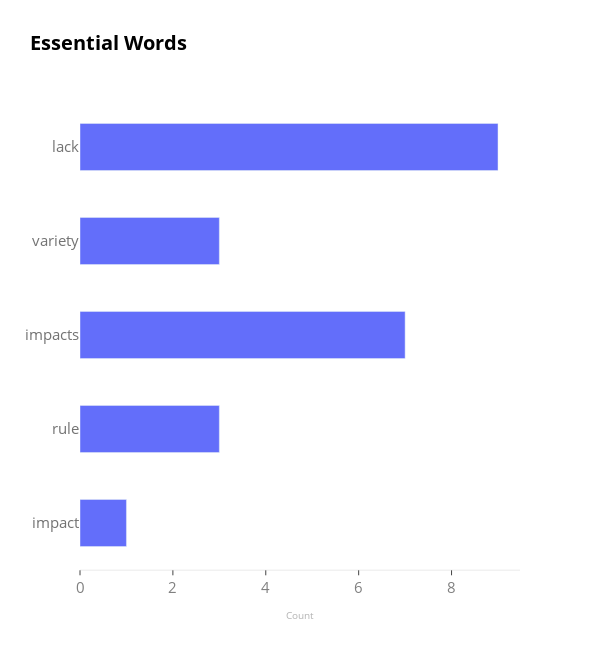

Write notebook code for a chart like this one.
### Code cell
fig = go.Figure(go.Bar(
            x=data2['Count'].to_list(),
            y=data2['Word'].to_list(),
            width=0.5,
            orientation='h'))
fig.update_xaxes(
    showgrid=True,
    ticks="outside",
    ticklen=5
)
fig.update_layout(
    title_text='<b>Essential Words</b>',
    title_font_color = "Black",
    title_font_size = 20,
    autosize = False,
    hoverlabel_align = 'right',
    paper_bgcolor='rgba(0,0,0,0)',
    plot_bgcolor='rgba(0,0,0,0)',
    width = 600,
    height = 650,
            font= dict(
    family="Open Sans",
    size=15,
    color = "grey"
),
    yaxis = dict(
       #title_text = "Delivery Challenge",
       #titlefont = dict(size = 15, f1mily = "Open Sans"),
       autorange="reversed",
    showticklabels=True,
    showgrid = False,
    color="rgb(115, 115, 115)"),
    xaxis = dict(
        title_text = "Count",showticklabels=True,
                titlefont = dict(size = 10, family = "Open Sans", color = "rgb(180, 180, 180)"),showgrid=False,
        showline=True, linewidth=0.3, linecolor='rgb(180, 180, 180)'
    ))
fig.update_yaxes(automargin = True)
fig.show()

### Figure 1 — Plotly figure (JSON) as saved in the notebook; plotly's stock layout.template omitted (floating-point values rounded to 4 significant figures)
{"data": [{"orientation": "h", "type": "bar", "width": 0.5, "x": [9, 3, 7, 3, 1], "y": ["lack", "variety", "impacts", "rule", "impact"]}], "layout": {"autosize": false, "font": {"color": "grey", "family": "Open Sans", "size": 15}, "height": 650, "hoverlabel": {"align": "right"}, "paper_bgcolor": "rgba(0,0,0,0)", "plot_bgcolor": "rgba(0,0,0,0)", "title": {"font": {"color": "Black", "size": 20}, "text": "<b>Essential Words</b>"}, "width": 600, "xaxis": {"linecolor": "rgb(180, 180, 180)", "linewidth": 0.3, "showgrid": false, "showline": true, "showticklabels": true, "ticklen": 5, "ticks": "outside", "title": {"font": {"color": "rgb(180, 180, 180)", "family": "Open Sans", "size": 10}, "text": "Count"}}, "yaxis": {"automargin": true, "autorange": "reversed", "color": "rgb(115, 115, 115)", "showgrid": false, "showticklabels": true}}}
